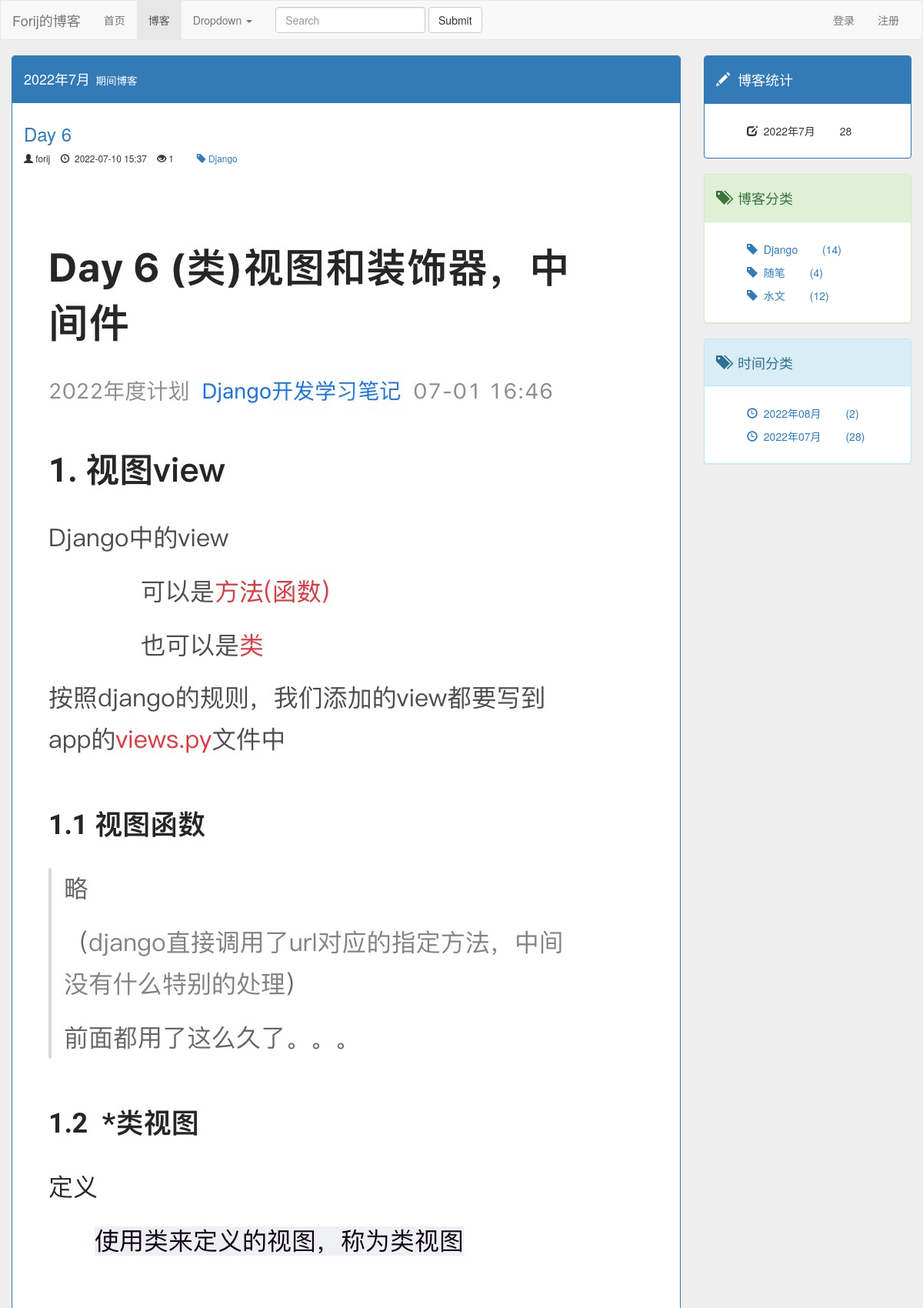
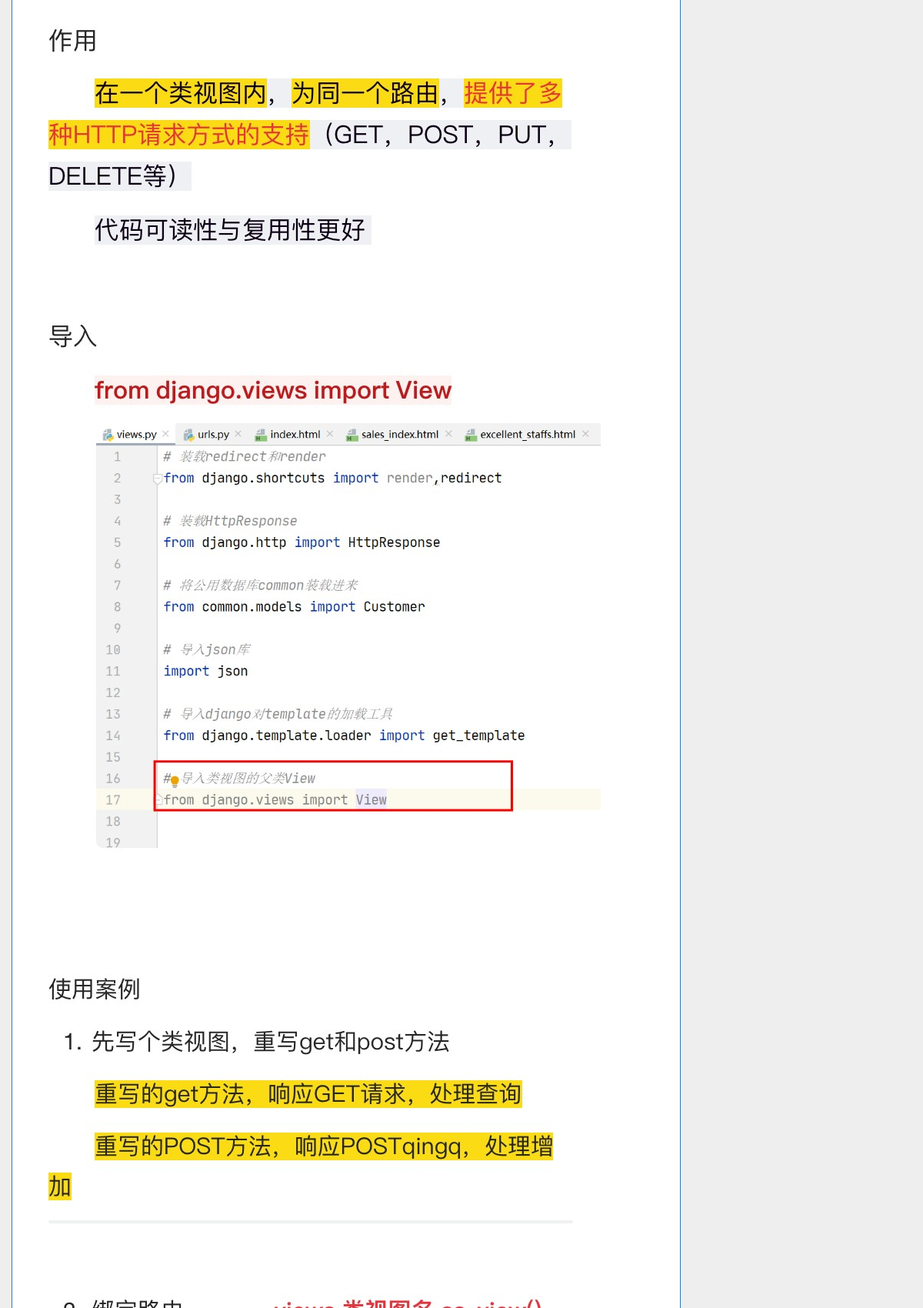
The app's page /blog/date/2022/7?page=3 (upper part) with its own data (2 pictures, top to bottom).
### blog/models.py (models this page shows, shortened)
class Blog(models.Model,ReadNumExpand):
    title = models.CharField(max_length=50)
    blog_type = models.ForeignKey(BlogType ,on_delete=models.DO_NOTHING)
    content = RichTextUploadingField()
    author = models.ForeignKey(User ,on_delete=models.DO_NOTHING)
    created_time = models.DateTimeField(auto_now_add=True)
    last_updated_time = models.DateTimeField(auto_now=True)
    class Meta:
        ordering = ['-created_time']

class BlogType(models.Model):
    type_name = models.CharField(max_length=15)
    def __str__(self):
        return self.type_name

### read_count/models.py (models this page shows)
class ReadNum(models.Model):
    read_num = models.IntegerField(default=0)
    content_type = models.ForeignKey(ContentType, on_delete=models.DO_NOTHING)
    object_id = models.PositiveIntegerField()
    content_object = GenericForeignKey('content_type', 'object_id')

### blog/views.py (the view)
# urls.py: path('date/<int:year>/<int:month>',views.blog_with_date,name = 'blog_date'),
def blog_with_date(request, year, month):
    blogs = get_list_or_404(Blog, created_time__year=year, created_time__month=month)
    context = get_blog_list_common(request,blogs)
    context['blogs_with_date'] = '%s年%s月'%(year, month)         # 时间类型    传到模板后，主要用于标识一些内容
    return render(request,'blog/blog_with_date.html', context)

### read_count/models.py (called while the page is built)
    def get_read_num(self):
        try:
            blog_obj = ContentType.objects.get_for_model(self)
            readNum_obj = ReadNum.objects.get(content_type=blog_obj,object_id=self.id)
        except exceptions.ObjectDoesNotExist:# 查询，结果不存在该博文计数信息,给该博文创建计数信息，默认值为0
            readNum_obj = ReadNum.objects.create(content_type=blog_obj,object_id=self.id)
        return readNum_obj.read_num

### templates/blog/blog_with_date.html (shortened to what this page needs)
{% extends 'blog/blog_list.html' %}
{% block blog_type %}
{{ blogs_with_date }}<small style="color: white;">&nbsp;&nbsp;期间博客</small>
{% endblock %}
{% block blog_number_totle %}
    {{ blogs_with_date }}
{% endblock %}

### templates/blog/blog_list.html (shortened to what this page needs)
{% extends 'base.html' %}
{% load staticfiles %}
{% block head_extends %}
    <link rel="stylesheet" href="{% static 'css/blog.css' %}">
{% endblock %}
{% block nav_blog_active %}active{% endblock %}
{% block content %}
    <div class="row">
        <div class="col-xs-12 col-sm-8 col-md-9 col-lg-9">
            <div class="panel panel-primary">
                <div class="panel-heading">
                    <h4>
                        {% block blog_type %}{% endblock %}
                    </h4>
                </div>
                <div class="panel-body">
                    {% for blog in page_of_blogs.object_list %}
                        <div class="blog">
                            <h3>
                                <a href="{% url 'blog:blog_detail' blog.id %}">
                                    {{ blog.title }}
                                </a>
                            </h3>
                            <small>
                                <div class="blog_info">
                                <span class="glyphicon glyphicon-user" aria-hidden="true"></span>&nbsp;{{ blog.author }}&nbsp;&nbsp;&nbsp;
                                <span class="glyphicon glyphicon-time" aria-hidden="true"></span>&nbsp{{ blog.created_time|date:" Y-m-d H:i" }}&nbsp;&nbsp;&nbsp;
                                {% if blog.get_read_num %}
                                    <span class="glyphicon glyphicon-eye-open" aria-hidden="true"></span>&nbsp;{{ blog.get_read_num }}&nbsp;&nbsp;&nbsp;
                                {% else %}
                                    <span class="glyphicon glyphicon-eye-close" aria-hidden="true"></span>
                                {% endif %}&nbsp;&nbsp;&nbsp;&nbsp;
                                <a href="{% url 'blog:blog_relevant' blog.blog_type.id %}">
                                    <span class="glyphicon glyphicon-tag" aria-hidden="true"></span>&nbsp;{{ blog.blog_type }}
                                </a>&nbsp;&nbsp;&nbsp;
                                </div>
                            </small>
                            <p>{{ blog.content|safe|truncatechars_html:100 }}</p>
                        </div>
                    {% empty %}
                        <div class="blog">
                            <h3>尚无文章，敬请期待</h3>
                        </div>
                    {% endfor %}
                </div>
            </div>
        </div>
        <div class="hidden-xs col-sm-4 col-md-3 col-lg-3">
            <div class="panel panel-primary">
                <div class="panel-heading">
                    <h4><span class="glyphicon glyphicon-pencil" aria-hidden="true"></span>&nbsp;&nbsp;博客统计</h4>
                </div>
                <div class="panel-body">
                    <ul class="blog_type">
                            <li>
                                    <span class="glyphicon glyphicon-edit" aria-hidden="true"></span>&nbsp;
                                    {% block blog_number_totle %}{% endblock %}
                                <span style="margin-left: 2em">{{ page_of_blogs.paginator.count }}</span>
                            </li>
                    </ul>
                </div>
            </div>
            <div class="panel panel-success">
                <div class="panel-heading">
                    <h4><span class="glyphicon glyphicon-tags" aria-hidden="true"></span>&nbsp;&nbsp;博客分类</h4>
                </div>
                <div class="panel-body">
                    <ul class="blog_type">
                        {% for blog_type in blog_types %}
                            <li>
                                <a href="{% url 'blog:blog_relevant' blog_type.id %}">
                                    <span class="glyphicon glyphicon-tag" aria-hidden="true"></span>&nbsp;
                                    {{ blog_type.type_name }}
                                    <span style="margin-left: 2em">({{ blog_type.blog_count }})</span>
                                </a>
                            </li>
                        {% empty %}
                            <li>暂无博客分类</li>
                        {% endfor %}
                    </ul>
                </div>
            </div>
            <div class="panel panel-info">
                <div class="panel-heading">
                    <h4><span class="glyphicon glyphicon-tags" aria-hidden="true"></span>&nbsp;&nbsp;时间分类</h4>
                </div>
                <div class="panel-body">
                    <ul class="blog_type">
                        {% for blog_date,blog_count in blog_dates.items %}
                            <li>
                                <a href="{% url 'blog:blog_date' blog_date.year blog_date.month %}">
                                    <span class="glyphicon glyphicon-time" aria-hidden="true"></span>&nbsp;
                                    {{ blog_date|date:" Y年m月" }}
                                    <span style="margin-left: 2em">({{ blog_count }})</span>
                                </a>
                            </li>
                        {% empty %}
                            <li>暂无博客分类</li>
                        {% endfor %}
                    </ul>
                </div>
            </div>
        </div>
    </div>
{% endblock %}

### static/css/base.css (style rules this page uses)
body { background-color: #eee; }
ul { list-style-type: none; }

### static/css/blog.css (style rules this page uses)
.blog_type li { margin-top: 10px; }
.blog:not(:last-child) { margin-bottom: 2em; padding-bottom: 1em; border-bottom: 1px solid #eee; }
.blog h3 { margin-top: 0.5em; }
.blog_info { padding-bottom: 6px; }

### records on screen
Blog: title "Day 6", author "forij", created_time "2022-07-10 15:37", get_read_num "1", blog_type "Django", content (picture)
BlogType: type_name "Django", blog_count "14"
BlogType: type_name "随笔", blog_count "4"
BlogType: type_name "水文", blog_count "12"

### other values on screen
{{ blogs_with_date }} "2022年7月"
{{ page_of_blogs.paginator.count }} "28"
{{ blog_date|date:" Y年m月" }} "2022年08月" "2022年07月"
{{ blog_count }} "2" "28"
